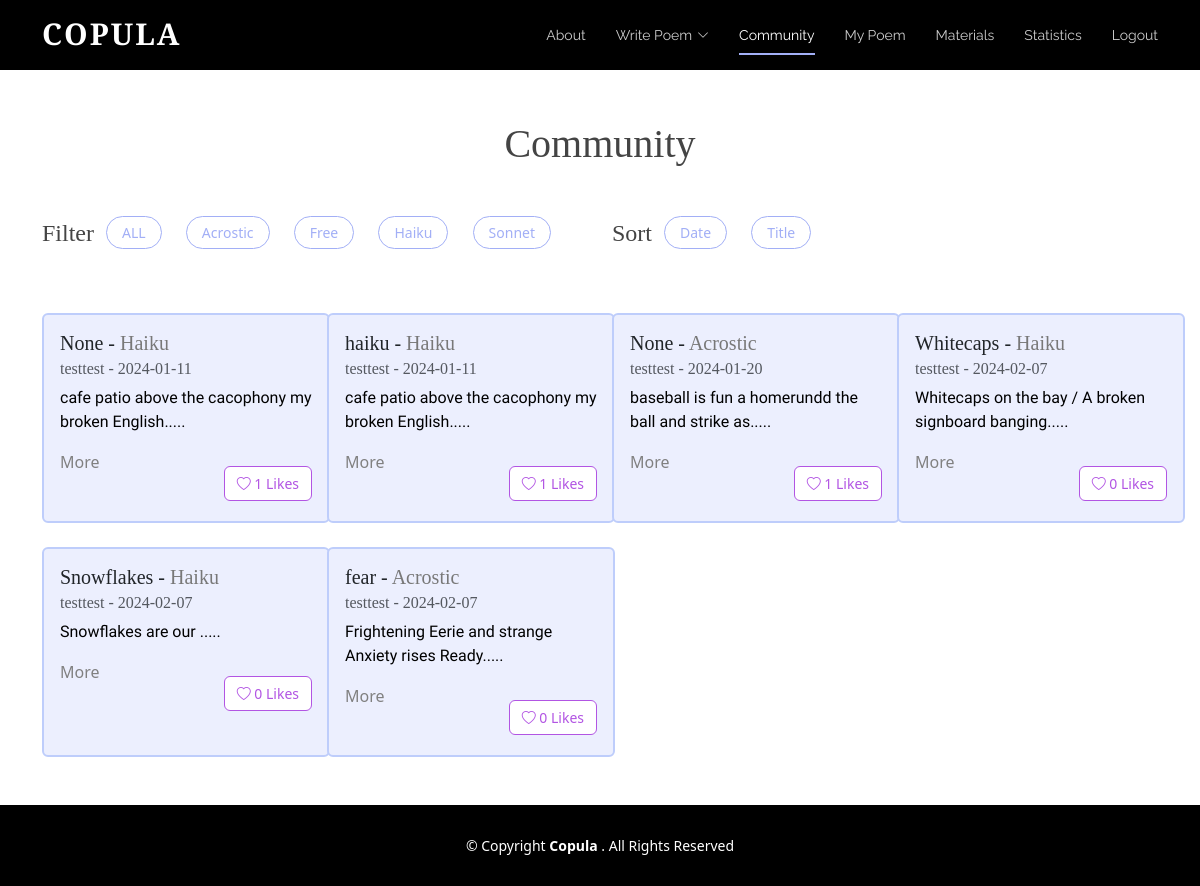
Screenshot of /board (signed in) with the database file from the repository.
### tables this page shows
CREATE TABLE "Poem" (
	"username"	TEXT,
	"content"	TEXT,
	"date"	TEXT,
	"title"	TEXT,
	"type"	TEXT
, "id"	INTEGER, "numLikes"	INTEGER, "sentiment"	INTEGER);

### app.py (the view)
@app.route("/board", methods=['GET', 'POST'])
def board():
	isLogin = False
	if request.method == "POST":
		pass
	else:
		isLogin = True
		conn = sqlite3.connect('static/database.db')
		cursor = conn.cursor()
		query = """
			SELECT P.username, P.content, P.date, P.title, P.type,P.id, P.numLikes,
				   COALESCE(L.liked, 0) AS liked
			FROM Poem P
			LEFT JOIN Likes L ON P.id = L.poem_id AND L.username = ?
		"""
		cursor.execute(query, (session.get("username"),))
		rows = cursor.fetchall()
		num_poems = len(rows)
		usernames = []  # ["scott", "alice"]
		contents = []  # ["poem...", "poem2..."]
		dates = []  # ["2023-12-12", "2022-10-10"]
		titles = []
		types = []
		likes = []
		ids = []
		num_likes = []
		for row in rows:
			usernames.append(row[0])
			contents.append(row[1])
			dates.append(row[2])
			titles.append(row[3])
			types.append(row[4].title())
			likes.append(row[7])
			num_likes.append(row[6])
			ids.append(row[5])
		print(likes)
		print(ids)
		print("AAAAA",num_poems)
		if "username" not in session:
			isLogin = False
			return redirect(url_for('login'))
		else:
			isLogin = True
		return render_template('board.html',ids=ids, usernames=usernames, contents=contents,
							   dates=dates, titles=titles, types=types, liked_status=likes,
							   num_poems=num_poems, num_likes = num_likes,isLogin=isLogin)

### templates/board.html (shortened to what this page needs)
<!DOCTYPE html>
<html lang="en">
  <head>
    <link href="../static/vendor/aos/aos.css" rel="stylesheet">
    <link href="../static/vendor/bootstrap/css/bootstrap.min.css" rel="stylesheet">
    <link href="../static/vendor/bootstrap-icons/bootstrap-icons.css" rel="stylesheet">
    <link href="../static/vendor/boxicons/css/boxicons.min.css" rel="stylesheet">
    <link href="../static/vendor/glightbox/css/glightbox.min.css" rel="stylesheet">
    <link href="../static/vendor/swiper/swiper-bundle.min.css" rel="stylesheet">
    <link href="../static/css/style.css" rel="stylesheet">
  </head>
<body class="d-flex flex-column min-vh-100">
      <header id="header" class="fixed-top d-flex align-items-center">
        <div class="container d-flex justify-content-between">
          <div class="logo">
            <h1><a href="{{url_for('index')}}">Copula
</a></h1>
          </div>
          <nav id="navbar" class="navbar">
        <ul>
          <li><a class="nav-link scrollto" href="{{url_for('index')}}#about">About</a></li>
          <li class="dropdown"><a href="{{url_for('bwrite')}}"><span>Write Poem</span> <i class="bi bi-chevron-down"></i></a>
          </li>
          <li><a class="nav-link scrollto active" href="{{url_for('board')}}">Community</a></li>
                      <li><a class="nav-link scrollto" href="{{url_for('mypage')}}">My Poem</a></li>
          <li><a class="nav-link scrollto" href="{{url_for('tube')}}">Materials</a></li>
          <li><a class="nav-link scrollto" href="{{url_for('statistics')}}">Statistics</a></li>
          {% if isLogin %}
            <li><a class="nav-link scrollto" href="{{url_for('logout')}}">Logout</a></li>
          {% else %}
            <li><a class="nav-link scrollto" href="{{url_for('login')}}">Login</a></li>
          {% endif %}
        </ul>
          </nav>
        </div>
      </header>
  <main class="flex-grow-1">
        <div class="container board-top">
          <h1 class="mb-5 text-center">Community</h1>
          <div class="row mb-4">
            <div class="col-lg-6 d-flex">
                <h4>Filter </h4>
                <ul class="poem-filters">
                  <span class="minor"><li data-filter = "*">ALL</li></span>
                    <li data-filter = ".filter-Acrostic">Acrostic</li>
                    <li data-filter = ".filter-Free">Free</li>
                  <li data-filter = ".filter-Haiku">Haiku</li>
                  <li data-filter = ".filter-Sonnet">Sonnet</li>
                </ul>
            </div>
            <div class="col-lg-6 d-flex">
                <h4>Sort </h4>
                <ul class="poem-filters">
                    <li class="sorting" data-sort-by ="date">Date</li>
                    <li class="sorting"  data-sort-by ="title">Title</li>
                </ul>
            </div>
          </div>
          <div class="row poem-container">
            {% for i in range(num_poems) %}
              {% if i < 4 %}
                <div class="col-md-6 col-lg-3 poem-item filter-{{types[i]}} mt-3 mt-md-4" data-title="{{titles[i]}}" data-date="{{dates[i][0:10]}}" data-type="{{types[i]}}"data-poem-id="{{ ids[i] }}">
              {% else %}
                <div class="col-md-6 col-lg-3 poem-item filter-{{types[i]}} mt-3 mt-md-4 mt-lg-4"data-title="{{titles[i]}}"  data-date="{{ dates[i][0:10]}}" data-type="{{types[i]}}"data-poem-id="{{ ids[i] }}">
              {% endif %}
              <div class="card poem-card mx-auto" style="width: 18rem;">
                <div class="card-body">
                  <h5 class="card-title"><span class="title">{{titles[i]}}</span> - <span class="board-poemtype type">{{types[i]}}</span></h5>
                  <h6 class="card-subtitle mb-2 text-muted">{{usernames[i]}} - <span class="date">{{dates[i][0:10]}}</span></h6>
                  <p class="card-text">{{contents[i][0:50]}}.....</p>
                <div class="d-flex justify-content-between">
                  <a class="card-link" data-bs-toggle="modal" data-bs-target="#poemModal" data-poem-id="{{ ids[i] }}" data-title="{{titles[i]}}" data-type="{{types[i]}}" data-username="{{usernames[i]}}" data-date="{{dates[i][0:10]}}" data-content="{{contents[i]}}">
  More
</a>
                    {% if liked_status[i] == 1 %}
                  <div class="text-right">
                    <button class="mt-3 btn btn-outline-danger like-button really-like" data-poem-id="{{ ids[i] }}" data-username="{{ usernames[i] }}" data-liked="{{ liked_status[i] }}">
      <i class="bi bi-heart-fill"></i> <span class="like-count">{{ num_likes[i] }}</span> Likes
                    </button>
                  </div>
                    {%else %}
                                      <div class="text-right">
                    <button class="mt-3 btn btn-outline-danger like-button" data-poem-id="{{ ids[i] }}" data-username="{{ usernames[i] }}" data-liked="{{ liked_status[i] }}">
      <i class="bi bi-heart"></i> <span class="like-count">{{ num_likes[i] }}</span> Likes
                    </button>
                  </div>
                    {% endif %}
                </div>
                </div>
              </div>
            </div>
            {% endfor %}
          </div>
        </div>
      </main>
  <footer id="footer" class="mt-5">
    <div class="container">
      <div class="copyright">
        &copy; Copyright <strong><span>Copula
</span></strong>. All Rights Reserved
      </div>
    </div>
  </footer>
  </body>
</html>

### static/css/style.css (style rules this page uses)
body { color: #444444; }
a { color: #1bac91; text-decoration: none; }
h1, h2, h3, h4, h5, h6 { font-family: 'Cormorant Garamond', serif; }
#header { height: 70px; transition: all 0.5s; z-index: 997; background: #000; }
#header .logo h1 { font-size: 30px; margin: 0; padding: 6px 0; line-height: 1; font-weight: 700; letter-spacing: 2px; text-transform: uppercase; }
#header .logo h1 a, #header .logo h1 a:hover { color: #fff; text-decoration: none; }
.navbar { padding: 0; }
.navbar ul { margin: 0; padding: 0; display: flex; list-style: none; align-items: center; }
.navbar li { position: relative; }
.navbar>ul>li+li { margin-left: 30px; }
.navbar a, .navbar a:focus { display: flex; align-items: center; justify-content: space-between; padding: 12px 0; font-size: 14px; font-family: "Raleway", sans-serif; color: rgba(255, 255, 255, 0.8); white-space: nowrap; transition: 0.3s; position: relative; }
.navbar a i, .navbar a:focus i { font-size: 12px; line-height: 0; margin-left: 5px; }
.navbar>ul>li>a:before { content: ""; position: absolute; width: 100%; height: 2px; bottom: 3px; left: 0; background-color: #A2AFF6; visibility: hidden; width: 0px; transition: all 0.3s ease-in-out 0s; }
.navbar a:hover:before, .navbar li:hover>a:before, .navbar .active:before { visibility: visible; width: 100%; }
.navbar a:hover, .navbar .active, .navbar .active:focus, .navbar li:hover>a { color: #fff; }
#footer { background: black; padding: 0 0 30px 0; color: #fff; font-size: 14px; }
#footer .copyright { text-align: center; padding-top: 30px; }
body p { color: black; font-family: 'Nanum Myeongjo', serif; }
body a { color: gray; }
body { margin: 0; }
.board-top { margin-top: 120px; }
.board-poemtype { color:#787878; }
.poem-filters { list-style: none; margin-left: -20px; }
.board-top h4 { margin-top: 3px; }
.poem-filters li { cursor: pointer; font-size: 14px; display: inline-block; background: white; border: 1px solid #A2AFF6; padding: 5px 15px 5px 15px; border-radius: 50px; margin-right: 20px; color: #A2AFF6; font-weight: 500; }
.card-link { cursor:pointer }
.like-button { font-size:14px; }
.btn-outline-danger { background-color:white !important; color:#B255E3 !important; border:1px solid #B255E3 !important; }
.poem-card { height: 210px; background-color:#ECEFFE; border: 2px solid #BECDFB; transition: transform 0.3s ease-in-out; }

### rows the page displays
Poem: username "testtest", date "2024-01-11", content "cafe patio above the cacophony my broken English"
Poem: title "haiku", username "testtest", date "2024-01-11", content "cafe patio above the cacophony my broken English"
Poem: title "None", type "Acrostic", username "testtest", date "2024-01-20", content "baseball is fun a homerundd the ball and strike as", numLikes "1"
Poem: title "Whitecaps", username "testtest", date "2024-02-07", content "Whitecaps on the bay / A broken signboard banging"
Poem: title "Snowflakes", username "testtest", date "2024-02-07", content "Snowflakes are our"
Poem: title "fear", username "testtest", date "2024-02-07", content "Frightening Eerie and strange Anxiety rises Ready"

### other values shown
{{ titles[i] }} "None"
{{ types[i] }} "Haiku" "Haiku" "Haiku" "Haiku" "Acrostic"
{{ num_likes[i] }} "1" "1" "0" "0" "0"
